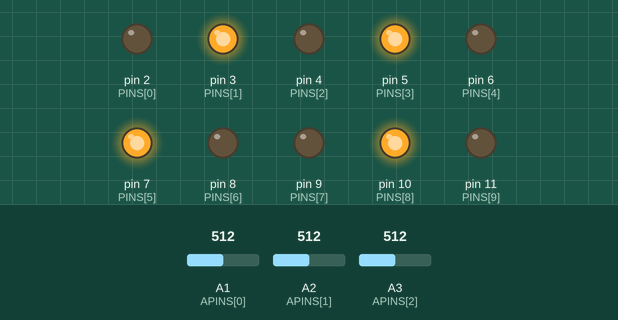
A sketch run on a simulated Arduino Uno, built with avr-gcc and run on an emulated ATmega328P. Parts: output pins drawn as LEDs (lit = HIGH). Dashed ring = blinking. The test bench sets the inputs (shaded band); at power-on: A3 (APINS[2]) = 512, A1 (APINS[0]) = 512, A2 (APINS[1]) = 512. Pins used as bus, display or sensor lines are not drawn.

Above: at 1.2 s.
1.3 s: A3 (APINS[2]) set to 38
At 2.5 s:
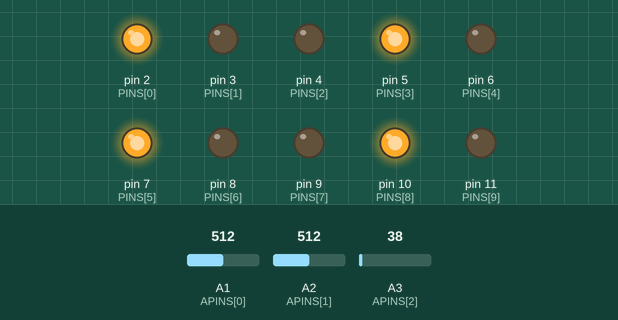
7.0 s: A3 (APINS[2]) set to 32
At 12.2 s:
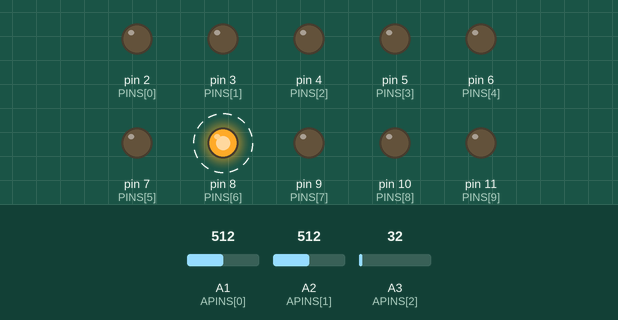
Timing chart, 0 to 19.5 s (numbered marks = the images above; inputs shaded):
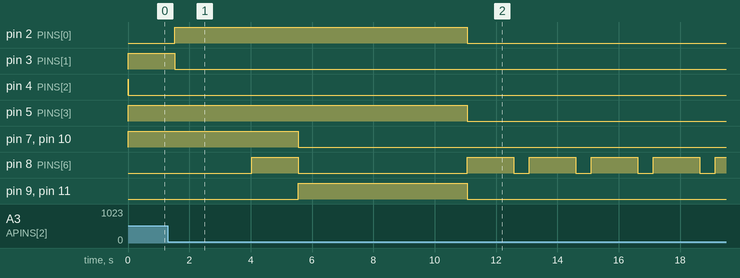

The sketch:

Ampelsteuerung2.ino.ino
```cpp
// Each constant contains the index of PINS
enum MAP{ AMPEL1RED1=0,
          AMPEL1YELLOW1,
          AMPEL1GREEN1,
          AMPEL1RED2,
          AMPEL1GREEN2,
          AMPEL2RED1,
          AMPEL2YELLOW1,
          AMPEL2GREEN1,
          AMPEL2RED2,
          AMPEL2GREEN2,
          AMPEL1TASTERRESET,
          AMPEL2TASTERRESET
       };

enum AMAP{ AMPEL1TASTER,
           AMPEL2TASTER,
           LICHTWIEDERSTAND};

// Source: https://www.cs.tut.fi/~jkorpela/round.html
#define round(x) ((x)>=0?(long)((x)+0.5):(long)((x)-0.5))

// Array with the used pinnumbers
// Which Pin is what constant is in the enum MAP
const int PINS[] = {2,3,4,5,6,7,8,9,10,11,12,13};
const int APINS[] = {A1,A2,A3};
boolean stp0 = true,stp1 = false,stp2 = false,stp3 = false,stp4 = false,stp5 = false,stp6 = false,stp7 = false;

void setup() {
  pinMode(PINS[AMPEL1RED1], OUTPUT);
  pinMode(PINS[AMPEL1YELLOW1], OUTPUT);
  pinMode(PINS[AMPEL1GREEN1], OUTPUT);
  pinMode(PINS[AMPEL1RED2], OUTPUT);
  pinMode(PINS[AMPEL1GREEN2], OUTPUT);
  pinMode(PINS[AMPEL2RED1], OUTPUT);
  pinMode(PINS[AMPEL2YELLOW1], OUTPUT);
  pinMode(PINS[AMPEL2GREEN1], OUTPUT);
  pinMode(PINS[AMPEL2RED2], OUTPUT);
  pinMode(PINS[AMPEL2GREEN2], OUTPUT);
  pinMode(PINS[AMPEL1TASTERRESET],OUTPUT);
  pinMode(PINS[AMPEL2TASTERRESET],OUTPUT);

  analogReference(DEFAULT);
  Serial.begin(115200);

  int outputval = 0;
  outputval += getAddValue(true,AMPEL1GREEN1);
  outputval += getAddValue(true,AMPEL1RED2);
  outputval += getAddValue(true,AMPEL2RED1);
  outputval += getAddValue(true,AMPEL2RED2);
  output(outputval);
}

void loop() {
  int input = getInput();

  boolean nightmode = constrain(analogRead(A3),35,100) <= 35;
  int outputval = 0;
  if(!nightmode){
    outputval = standardmode(input);
  }else{
    outputval = runnightmode(input);
  }
  output(outputval);

  if(mask(outputval,AMPEL1GREEN1) || mask(outputval,AMPEL2GREEN1) ) delay(5000);
  else if(mask(outputval,AMPEL1YELLOW1) || mask(outputval,AMPEL2YELLOW1)) delay(1000);
  else if(mask(outputval,AMPEL1RED1) || mask(outputval,AMPEL2RED1)) delay(2000);
  delay(500);
}

int standardmode(int input){
  boolean taster1 = map(analogRead(APINS[AMPEL1TASTER]),0,500,0,1) == 1;
  boolean taster2 = map(analogRead(APINS[AMPEL2TASTER]),0,500,0,1) == 1;

  if(stp7 && mask(input,AMPEL1YELLOW1) &&
            mask(input,AMPEL1RED1) &&
            mask(input,AMPEL2RED1)){
    stp7 = false;
    stp0 = true;
  }

  if(stp0 && mask(input, AMPEL1GREEN1) &&
            mask(input, AMPEL2RED1) ){
    stp0 = false;
    stp1 = true;
  }

  if(stp1 && mask(input,AMPEL1YELLOW1) &&
            mask(input,AMPEL2RED2) ){
    stp1 = false;
    stp2 = true;
  }

  if(stp2 && mask(input,AMPEL1RED1) &&
            mask(input,AMPEL2RED1) ){
    stp2 = false;
    stp3 = true;
  }

  if(stp3 && mask(input,AMPEL1RED1) &&
            mask(input,AMPEL2YELLOW1) &&
            mask(input,AMPEL2RED1) ){
    stp3 = false;
    stp4 = true;
  }

  if(stp4 && mask(input,AMPEL1RED1) &&
            mask(input,AMPEL2GREEN1)){
    stp4 = false;
    stp5 = true;
  }

  if(stp5 && mask(input,AMPEL1RED1) &&
            mask(input,AMPEL2YELLOW1)){
    stp5 = false;
    stp6 = true;
  }

  if(stp6 && mask(input,AMPEL1RED1)&&
            mask(input,AMPEL2RED1)){
    stp6 = false;
    stp7 = true;
  }

  int outputval = 0;
  outputval += getAddValue(stp0,AMPEL1GREEN1);
  outputval += getAddValue(stp1||stp7,AMPEL1YELLOW1);
  outputval += getAddValue(!stp0&&!stp1,AMPEL1RED1);
  outputval += getAddValue(stp0 && taster1,AMPEL1GREEN2);
  outputval += getAddValue(!(stp0 && taster1),AMPEL1RED2);
  outputval += getAddValue(stp4,AMPEL2GREEN1);
  outputval += getAddValue(stp3||stp5,AMPEL2YELLOW1);
  outputval += getAddValue(!stp4&&!stp5,AMPEL2RED1);
  outputval += getAddValue(stp4&&taster2,AMPEL2GREEN2);
  outputval += getAddValue(!(stp4&&taster2),AMPEL2RED2);

  if(!(stp0 && taster1)) resetFF(AMPEL1TASTERRESET);
  if(!(stp4 && taster2)) resetFF(AMPEL2TASTERRESET);
//  Serial.println(outputval);
  return outputval;
}

int runnightmode(int input){
  return getAddValue(!mask(input,AMPEL2YELLOW1),AMPEL2YELLOW1);
}


int getInput() {
  int ret = 0;
  int max = sizeof(PINS)/sizeof(PINS[0]);
  for(int i = 0; i < max;i++){
    ret += digitalRead(PINS[i]) * round(pow(2,PINS[i]));
  }
  return ret;
}

void resetFF(MAP m){
  digitalWrite(PINS[m],HIGH);
  digitalWrite(PINS[m],LOW);
}

void output(int outVal) {
  int max = sizeof(PINS)/sizeof(PINS[0]);
  for(int i = 0;i < max;i++){
    boolean b = mask(outVal,PINS[i]);
    int p = PINS[i];
    digitalWrite(p,b ? HIGH : LOW);
  }
}

/*
 * Es wird der Pin des gemappten Wert m in input ausmaskiert und dann geprueft ob der Wert true ist
 */
boolean mask(int input, MAP m){
  return mask(input,getMPin(m));
}

boolean mask(int input, int p){
  int v = round(pow(2, p));
  return (input & v) == v;
}

/*
 *  Gibt den zu addieren Wert zurueck wenn b true ist sonst 0
 */
int getAddValue(boolean b, MAP m){
  if(b){
    return round(pow(2,getMPin(m)));
  }else{
    return 0;
  }
}

// Pinnummer des gemappten Wertes
int getMPin(MAP m){
  return PINS[m];
}
```

Measured:
- the behaviour switches between 36 and 35 on A3 (APINS[2]) (found by bisection; images 1 and 2)
- after the input at 7.0 s, pin 2 (PINS[0]): HIGH → LOW after 4.1 s instead of 9.6 s; pin 3 (PINS[1]): stays LOW (without the input it goes to HIGH after 8.1 s)
- by itself, pin 8 (PINS[6]): alternates HIGH for 1.5 s and LOW for 0.51 s
